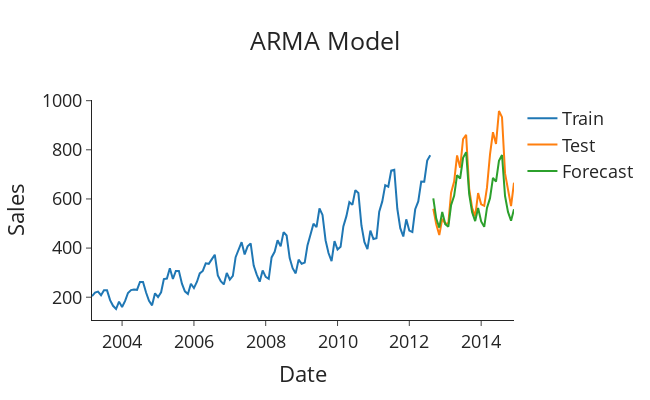

The notebook cell saved with this chart:
### Code cell
def plot_forecasts_arma(forecasts_arma: list[float],title: str) -> None:
    """Function to plot the forecasts."""
    fig = go.Figure()
    fig.add_trace(go.Scatter(x=train_arma['Month-Year'], y=train_arma['Number_Trucks_Sold'], name= 'Train'))
    fig.add_trace(go.Scatter(x=test_arma['Month-Year'], y=test_arma['Number_Trucks_Sold'], name='Test'))
    fig.add_trace(go.Scatter(x=test_arma['Month-Year'], y=forecasts_arma, name='Forecast'))
    fig.update_layout(template="simple_white", font=dict(size=18), title_text=title,
                      width=650, title_x=0.5, height=400, xaxis_title='Date', yaxis_title='Sales')
    return fig.show()

# Plot the forecasts
plot_forecasts_arma(forecasts_arma, 'ARMA Model')
